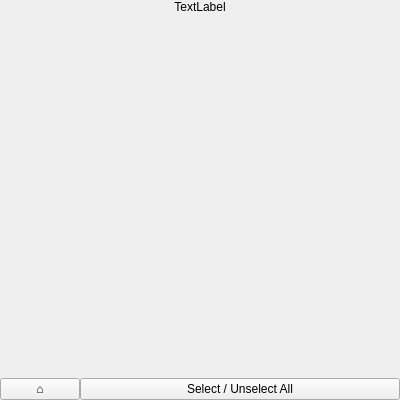
<?xml version="1.0" encoding="UTF-8"?>
<ui version="4.0">
 <class>VocabularyLearnEditSet</class>
 <widget class="QWidget" name="VocabularyLearnEditSet">
  <property name="geometry">
   <rect>
    <x>0</x>
    <y>0</y>
    <width>400</width>
    <height>400</height>
   </rect>
  </property>
  <property name="contextMenuPolicy">
   <enum>Qt::PreventContextMenu</enum>
  </property>
  <property name="windowTitle">
   <string>Form</string>
  </property>
  <layout class="QVBoxLayout" name="verticalLayout_3">
   <property name="spacing">
    <number>0</number>
   </property>
   <property name="leftMargin">
    <number>0</number>
   </property>
   <property name="topMargin">
    <number>0</number>
   </property>
   <property name="rightMargin">
    <number>0</number>
   </property>
   <property name="bottomMargin">
    <number>0</number>
   </property>
   <item>
    <widget class="QLabel" name="curDirLabel">
     <property name="text">
      <string>TextLabel</string>
     </property>
     <property name="alignment">
      <set>Qt::AlignCenter</set>
     </property>
    </widget>
   </item>
   <item>
    <widget class="QScrollArea" name="VocabularyCfgList">
     <property name="frameShape">
      <enum>QFrame::NoFrame</enum>
     </property>
     <property name="frameShadow">
      <enum>QFrame::Plain</enum>
     </property>
     <property name="lineWidth">
      <number>0</number>
     </property>
     <property name="sizeAdjustPolicy">
      <enum>QAbstractScrollArea::AdjustIgnored</enum>
     </property>
     <property name="widgetResizable">
      <bool>true</bool>
     </property>
     <widget class="QWidget" name="VocabularyCfgListContent">
      <property name="geometry">
       <rect>
        <x>0</x>
        <y>0</y>
        <width>400</width>
        <height>360</height>
       </rect>
      </property>
      <property name="sizePolicy">
       <sizepolicy hsizetype="Expanding" vsizetype="Expanding">
        <horstretch>0</horstretch>
        <verstretch>0</verstretch>
       </sizepolicy>
      </property>
      <layout class="QHBoxLayout" name="horizontalLayout">
       <property name="spacing">
        <number>0</number>
       </property>
       <property name="leftMargin">
        <number>0</number>
       </property>
       <property name="topMargin">
        <number>0</number>
       </property>
       <property name="rightMargin">
        <number>0</number>
       </property>
       <property name="bottomMargin">
        <number>0</number>
       </property>
       <item>
        <layout class="QVBoxLayout" name="VocabularyCfgListContentVLayout">
         <property name="spacing">
          <number>0</number>
         </property>
        </layout>
       </item>
      </layout>
     </widget>
    </widget>
   </item>
   <item>
    <layout class="QHBoxLayout" name="BotLayout">
     <property name="spacing">
      <number>0</number>
     </property>
     <property name="topMargin">
      <number>0</number>
     </property>
     <item>
      <widget class="QPushButton" name="pushButton">
       <property name="sizePolicy">
        <sizepolicy hsizetype="Minimum" vsizetype="Fixed">
         <horstretch>0</horstretch>
         <verstretch>0</verstretch>
        </sizepolicy>
       </property>
       <property name="text">
        <string>⌂</string>
       </property>
      </widget>
     </item>
     <item>
      <widget class="QPushButton" name="SelectAllButton">
       <property name="sizePolicy">
        <sizepolicy hsizetype="Expanding" vsizetype="Fixed">
         <horstretch>0</horstretch>
         <verstretch>0</verstretch>
        </sizepolicy>
       </property>
       <property name="text">
        <string>Select / Unselect All</string>
       </property>
      </widget>
     </item>
    </layout>
   </item>
  </layout>
 </widget>
 <resources/>
 <connections/>
</ui>
